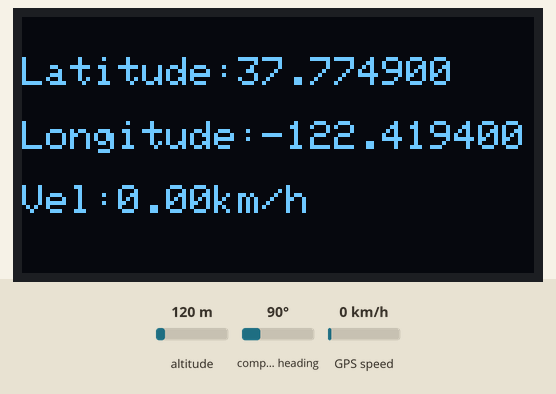
Recording of a sketch running on a simulated ESP32. On the bench: 128×64 one-colour display. The inputs (shaded band) are chosen by the test bench; at power-on: GPS speed 0 km/h, altitude 120 m, compass heading 90°. The GPS gets a fix after 3 s at 37.7749, -122.4194 with 8 satellites; what the sketch prints to the serial monitor is not drawn.

Above: at 3.6 s.
3.7 s: GPS speed set to 2 km/h
7.8 s: GPS speed set to 30 km/h
At 8.8 s:
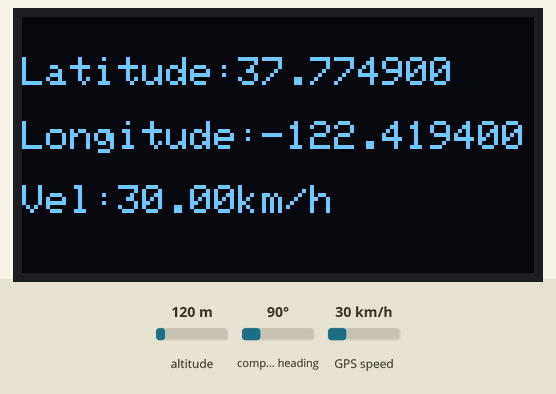
10.5 s: GPS speed set to 60 km/h
Timing chart, 0 to 13.5 s (numbered marks = the images above; inputs shaded):
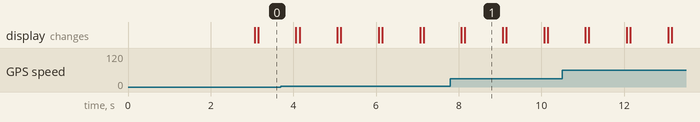

Measured:
- after the input at 7.8 s, the display: first differs from a run without the input after 0.35 s (image 1)
- what the display in image 1 shows lasts 0.9 s, from 8.2 s to 9.1 s

The sketch:

GPS_and_Dispay_OK.ino
```cpp
#include <TinyGPS++.h>
#include <Wire.h>
#include <Adafruit_GFX.h>
#include <Adafruit_SSD1306.h>

#define SCREEN_WIDTH 128 // OLED display width, in pixels
#define SCREEN_HEIGHT 64 // OLED display height, in pixels

HardwareSerial teste(1);
TinyGPSPlus gps;

Adafruit_SSD1306 display(SCREEN_WIDTH, SCREEN_HEIGHT, &Wire, -1);

void setup()
{


  teste.begin(9600, SERIAL_8N1, 16, 17);
  Serial.begin(9600);

    if(!display.begin(SSD1306_SWITCHCAPVCC, 0x3C)) { // Address 0x3D for 128x64
    Serial.println(F("SSD1306 allocation failed"));
    for(;;);
  }
}

void loop()
{

  // This sketch displays information every time a new sentence is correctly encoded.
  while (teste.available() > 0){
    if (gps.encode(teste.read())){
       Serial.print(F("Location: "));
  if (gps.location.isValid())
  {

  display.setTextSize(1);
  display.setTextColor(WHITE);
  display.setCursor(0, 10);
  display.clearDisplay();
  Serial.print(gps.location.lat(), 6);
  Serial.print(F(","));
  Serial.print(gps.location.lng(), 6);
 display.print("Latitude:");
 display.println(gps.location.lat(), 6);
 display.println("  ");
 display.print("Longitude:");
 display.println(gps.location.lng(), 6);
 display.println("  ");
 display.display();
  }
  else
  {
    Serial.print(F("INVALID"));
  }

  Serial.print("Velocidade:");
 if(gps.speed.isValid()){
 Serial.print(F(","));
 Serial.print(gps.speed.kmph());
 display.print("Vel:");
 display.print(gps.speed.kmph());
 display.print("km/h");
 display.display();

 }

  Serial.print(F("  Date/Time: "));
  if (gps.date.isValid())
  {
    Serial.print(gps.date.month());
    Serial.print(F("/"));
    Serial.print(gps.date.day());
    Serial.print(F("/"));
    Serial.print(gps.date.year());
  }
  else
  {
    Serial.print(F("INVALID"));
  }

  Serial.print(F(" "));
  if (gps.time.isValid())
  {
    if (gps.time.hour() < 10) Serial.print(F("0"));
    Serial.print(gps.time.hour());
    Serial.print(F(":"));
    if (gps.time.minute() < 10) Serial.print(F("0"));
    Serial.print(gps.time.minute());
    Serial.print(F(":"));
    if (gps.time.second() < 10) Serial.print(F("0"));
    Serial.print(gps.time.second());
    Serial.print(F("."));
    if (gps.time.centisecond() < 10) Serial.print(F("0"));
    Serial.print(gps.time.centisecond());
  }
  else
  {
    Serial.print(F("INVALID"));
  }

  Serial.println();


    }
    }

  if (millis() > 5000 && gps.charsProcessed() < 10)
  {
    Serial.println(F("No GPS detected: check wiring."));
    while(true);
  }


}
```
